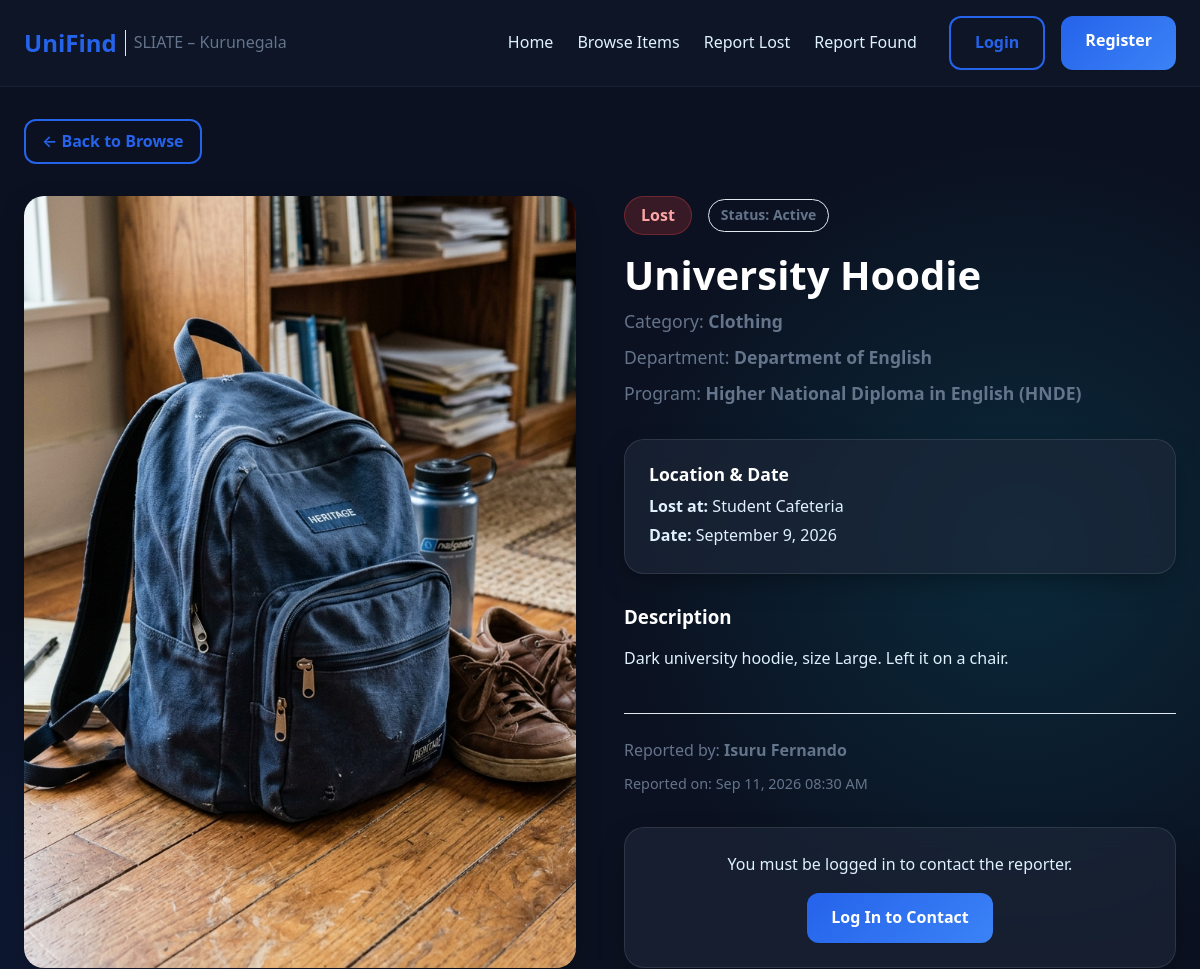
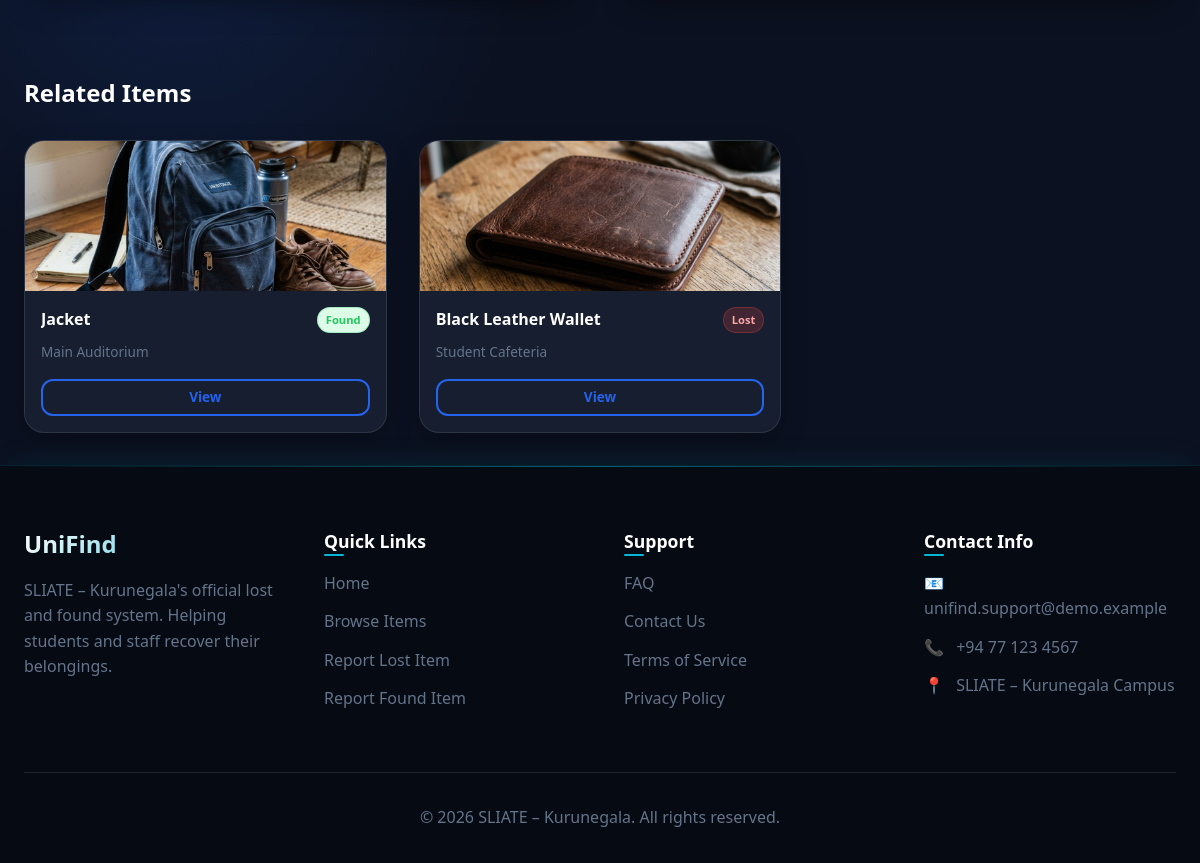
The page /item-details.php?id=10 on the database its author committed (2 pictures, top to bottom).
### tables this page shows
CREATE TABLE `items` (
  `id` int(11) NOT NULL AUTO_INCREMENT,
  `user_id` int(11) NOT NULL,
  `category_id` int(11) NOT NULL,
  `department_id` int(11) NOT NULL,
  `program_id` int(11) NOT NULL,
  `type` enum('lost','found') NOT NULL,
  `title` varchar(150) NOT NULL,
  `description` text NOT NULL,
  `location` varchar(255) NOT NULL,
  `item_date` date NOT NULL,
  `image` varchar(255) DEFAULT NULL,
  `status` enum('pending','active','returned','rejected') NOT NULL DEFAULT 'pending',
  `created_at` timestamp NOT NULL DEFAULT current_timestamp(),
  `updated_at` timestamp NOT NULL DEFAULT current_timestamp() ON UPDATE current_timestamp(),
  PRIMARY KEY (`id`),
  KEY `user_id` (`user_id`),
  KEY `category_id` (`category_id`),
  KEY `department_id` (`department_id`),
  KEY `program_id` (`program_id`)
);

CREATE TABLE `categories` (
  `id` int(11) NOT NULL AUTO_INCREMENT,
  `name` varchar(50) NOT NULL,
  `created_at` timestamp NOT NULL DEFAULT current_timestamp(),
  PRIMARY KEY (`id`),
  UNIQUE KEY `name` (`name`)
);

CREATE TABLE `departments` (
  `id` int(11) NOT NULL AUTO_INCREMENT,
  `name` varchar(150) NOT NULL,
  `code` varchar(20) NOT NULL,
  `created_at` timestamp NOT NULL DEFAULT current_timestamp(),
  PRIMARY KEY (`id`),
  UNIQUE KEY `code` (`code`)
);

CREATE TABLE `programs` (
  `id` int(11) NOT NULL AUTO_INCREMENT,
  `department_id` int(11) NOT NULL,
  `name` varchar(150) NOT NULL,
  `code` varchar(20) NOT NULL,
  `created_at` timestamp NOT NULL DEFAULT current_timestamp(),
  PRIMARY KEY (`id`),
  UNIQUE KEY `code` (`code`),
  KEY `department_id` (`department_id`)
);

CREATE TABLE `users` (
  `id` int(11) NOT NULL AUTO_INCREMENT,
  `full_name` varchar(100) NOT NULL,
  `email` varchar(150) NOT NULL,
  `student_id` varchar(20) DEFAULT NULL,
  `password` varchar(255) NOT NULL,
  `role` enum('student','staff','admin') NOT NULL DEFAULT 'student',
  `created_at` timestamp NOT NULL DEFAULT current_timestamp(),
  PRIMARY KEY (`id`),
  UNIQUE KEY `email` (`email`),
  UNIQUE KEY `student_id` (`student_id`)
);

### includes/auth.php (called while the page is built, shortened)
<?php
function isLoggedIn() {
    return isset($_SESSION['user_id']);
}
?>

### item-details.php (the view, shortened to what this page needs)
<?php
require_once 'config/database.php';
require_once 'includes/auth.php';
$item_id = isset($_GET['id']) && is_numeric($_GET['id']) ? (int)$_GET['id'] : 0;
$query = "
    SELECT i.*, c.name as category_name, u.full_name as reporter_name,
           d.name as department_name, p.name as program_name
    FROM items i
    JOIN categories c ON i.category_id = c.id
    JOIN users u ON i.user_id = u.id
    LEFT JOIN departments d ON i.department_id = d.id
    LEFT JOIN programs p ON i.program_id = p.id
    WHERE i.id = :id
";
$stmt = $pdo->prepare($query);
$stmt->execute(['id' => $item_id]);
$item = $stmt->fetch();
$related_items = [];
if ($item) {
    $rel_query = "
        SELECT i.id, i.title, i.type, i.image, i.location, c.name as category_name
        FROM items i
        LEFT JOIN categories c ON i.category_id = c.id
        WHERE i.id != :id
        AND i.status != 'rejected'
        AND (i.category_id = :category_id OR i.location LIKE :location)
        ORDER BY i.created_at DESC
        LIMIT 3
    ";
    $rel_stmt = $pdo->prepare($rel_query);
    $rel_stmt->execute([
        'id' => $item_id,
        'category_id' => $item['category_id'],
        'location' => '%' . $item['location'] . '%'
    ]);
    $related_items = $rel_stmt->fetchAll();
}
?>
<?php include 'includes/header.php'; ?>
<section class="container" style="padding: 2rem 1.5rem;">
    <div style="margin-bottom: 2rem;">
        <a href="items.php" class="btn btn-outline" style="padding: 0.5rem 1rem;">&larr; Back to Browse</a>
    </div>
    <?php if (!$item): ?>
        <div class="item-card text-center" style="padding: 4rem 2rem;">
            <div style="font-size: 3rem; margin-bottom: 1rem; color: var(--border);">⚠️</div>
            <h2 style="margin-bottom: 0.5rem;">Item Not Found</h2>
            <p class="text-secondary" style="margin-bottom: 1.5rem;">The item you are looking for does not exist, has been removed, or the ID is invalid.</p>
        </div>
    <?php else: ?>
        <div style="display: flex; flex-wrap: wrap; gap: 3rem;">
            <div style="flex: 1; min-width: 300px;">
                <div class="item-card" style="border: none; overflow: hidden; height: 100%; min-height: 400px; background-color: rgba(0, 0, 0, 0.2); display: flex; align-items: center; justify-content: center;">
                    <?php if (!empty($item['image'])): ?>
                        <img src="<?php echo htmlspecialchars($item['image']); ?>" alt="<?php echo htmlspecialchars($item['title']); ?>" style="width: 100%; height: 100%; object-fit: cover;">
                    <?php else: ?>
                        <span class="text-secondary" style="font-size: 1.25rem;">No Image Provided</span>
                    <?php endif; ?>
                </div>
            </div>
            <div style="flex: 1; min-width: 300px;">
                <div style="display: flex; align-items: center; gap: 1rem; margin-bottom: 1rem;">
                    <?php if ($item['type'] === 'lost'): ?>
                        <span class="badge badge-lost" style="font-size: 1rem; padding: 0.35rem 1rem;">Lost</span>
                    <?php else: ?>
                        <span class="badge badge-found" style="background-color: #DCFCE7; color: var(--success); font-size: 1rem; padding: 0.35rem 1rem;">Found</span>
                    <?php endif; ?>
                    <span class="badge" style="background-color: var(--surface-dim); color: var(--secondary-text); border: 1px solid var(--border);">
                        Status: <?php echo ucfirst(htmlspecialchars($item['status'])); ?>
                    </span>
                </div>
                <h1 style="font-size: 2.5rem; margin-bottom: 0.5rem;"><?php echo htmlspecialchars($item['title']); ?></h1>
                <p class="text-secondary" style="font-size: 1.1rem; margin-bottom: 0.5rem;">
                    Category: <strong><?php echo htmlspecialchars($item['category_name']); ?></strong>
                </p>
                <?php if (!empty($item['department_name'])): ?>
                    <p class="text-secondary" style="font-size: 1.1rem; margin-bottom: 0.5rem;">
                        Department: <strong><?php echo htmlspecialchars($item['department_name']); ?></strong>
                    </p>
                <?php endif; ?>
                <?php if (!empty($item['program_name'])): ?>
                    <p class="text-secondary" style="font-size: 1.1rem; margin-bottom: 2rem;">
                        Program: <strong><?php echo htmlspecialchars($item['program_name']); ?></strong>
                    </p>
                <?php else: ?>
                    <div style="margin-bottom: 1.5rem;"></div>
                <?php endif; ?>
                <div class="item-card" style="padding: 1.5rem; margin-bottom: 2rem;">
                    <h3 style="margin-bottom: 0.5rem; font-size: 1.1rem; color: var(--white);">Location & Date</h3>
                    <p style="margin-bottom: 0.25rem;"><strong><?php echo $item['type'] === 'lost' ? 'Lost at:' : 'Found at:'; ?></strong> <?php echo htmlspecialchars($item['location']); ?></p>
                    <p style="margin-bottom: 0;"><strong>Date:</strong> <?php echo date('F j, Y', strtotime($item['item_date'])); ?></p>
                </div>
                <div style="margin-bottom: 2.5rem;">
                    <h3 style="margin-bottom: 1rem;">Description</h3>
                    <p style="white-space: pre-wrap; line-height: 1.8;"><?php echo nl2br(htmlspecialchars($item['description'])); ?></p>
                </div>
                <div style="border-top: 1px solid var(--border); padding-top: 1.5rem; margin-bottom: 2rem;">
                    <p class="text-secondary" style="margin-bottom: 0.5rem;">Reported by: <strong><?php echo htmlspecialchars($item['reporter_name']); ?></strong></p>
                    <p class="text-secondary" style="font-size: 0.9rem;">Reported on: <?php echo date('M d, Y h:i A', strtotime($item['created_at'])); ?></p>
                </div>
                <?php if ($item['status'] === 'active' || $item['status'] === 'pending'): ?>
                    <?php if (isLoggedIn()): ?>
                        <?php if ($_SESSION['user_id'] == $item['user_id']): ?>
                            <div class="item-card text-center" style="padding: 1.5rem; border-color: var(--primary-blue);">
                                <p style="margin-bottom: 0;"><strong>This is your report.</strong></p>
                                <a href="my-reports.php" class="btn btn-outline" style="margin-top: 1rem;">Manage Report</a>
                            </div>
                        <?php else: ?>
                            <div class="item-card" style="padding: 1.5rem;">
                                <h3 style="margin-bottom: 1rem;">
                                    <?php echo $item['type'] === 'lost' ? 'Did you find this item?' : 'Is this your item?'; ?>
                                </h3>
                                <form method="POST" action="item-details.php?id=<?php echo $item['id']; ?>">
                                    <input type="hidden" name="action" value="contact">
                                    <textarea name="message" rows="3" required placeholder="Describe details to verify ownership or coordinate a meetup..." class="form-control" style="margin-bottom: 1rem; resize: vertical; background-color: rgba(0,0,0,0.2); color: var(--white); border: 1px solid rgba(255,255,255,0.1); padding: 0.75rem; border-radius: var(--radius-sm);"></textarea>
                                    <button type="submit" class="btn btn-primary" style="width: 100%;">Contact Reporter Securely</button>
                                </form>
                                <p class="text-secondary" style="font-size: 0.85rem; margin-top: 1rem; text-align: center;">
                                    Your email address will remain private until you choose to share it.
                                </p>
                            </div>
                        <?php endif; ?>
                    <?php else: ?>
                        <div class="item-card text-center" style="padding: 1.5rem;">
                            <p style="margin-bottom: 1rem;">You must be logged in to contact the reporter.</p>
                            <a href="login.php" class="btn btn-primary">Log In to Contact</a>
                        </div>
                    <?php endif; ?>
                <?php endif; ?>
            </div>
        </div>
        <?php if (!empty($related_items)): ?>
            <div style="margin-top: 5rem;">
                <h2 style="margin-bottom: 2rem;">Related Items</h2>
                <div class="items-grid">
                    <?php foreach ($related_items as $rel): ?>
                        <div class="item-card" style="display: flex; flex-direction: column;">
                            <div class="item-image" style="height: 150px; background-image: url('<?php echo !empty($rel['image']) ? htmlspecialchars($rel['image']) : ''; ?>'); background-size: cover; background-position: center;">
                            </div>
                            <div class="item-content" style="flex: 1; padding: 1rem;">
                                <div style="display: flex; justify-content: space-between; align-items: center; margin-bottom: 0.5rem;">
                                    <h4 style="margin: 0; font-size: 1rem; white-space: nowrap; overflow: hidden; text-overflow: ellipsis; max-width: 70%;" title="<?php echo htmlspecialchars($rel['title']); ?>">
                                        <?php echo htmlspecialchars($rel['title']); ?>
                                    </h4>
                                    <?php if ($rel['type'] === 'lost'): ?>
                                        <span class="badge badge-lost" style="font-size: 0.7rem; padding: 0.2rem 0.5rem;">Lost</span>
                                    <?php else: ?>
                                        <span class="badge badge-found" style="font-size: 0.7rem; padding: 0.2rem 0.5rem; background-color: #DCFCE7; color: var(--success);">Found</span>
                                    <?php endif; ?>
                                </div>
                                <p class="text-secondary" style="font-size: 0.85rem; margin-bottom: 1rem;"><?php echo htmlspecialchars($rel['location']); ?></p>
                                <a href="item-details.php?id=<?php echo $rel['id']; ?>" class="btn btn-outline" style="padding: 0.35rem 0.75rem; font-size: 0.85rem; width: 100%;">View</a>
                            </div>
                        </div>
                    <?php endforeach; ?>
                </div>
            </div>
        <?php endif; ?>
    <?php endif; ?>
</section>
<?php include 'includes/footer.php'; ?>

### rows shown on the page
items: image (picture), status "Active", title "University Hoodie", category.name "Clothing", department.name "Department of English", program.name "Higher National Diploma in English (HNDE)", location "Student Cafeteria", item_date "September 9, 2026", description "Dark university hoodie, size Large. Left it on a chair.", user.full_name "Isuru Fernando", created_at "Sep 11, 2026 08:30 AM"
items: image (picture), title "Jacket", type "Found", location "Main Auditorium"
items: image (picture), title "Black Leather Wallet", type "Lost", location "Student Cafeteria"
